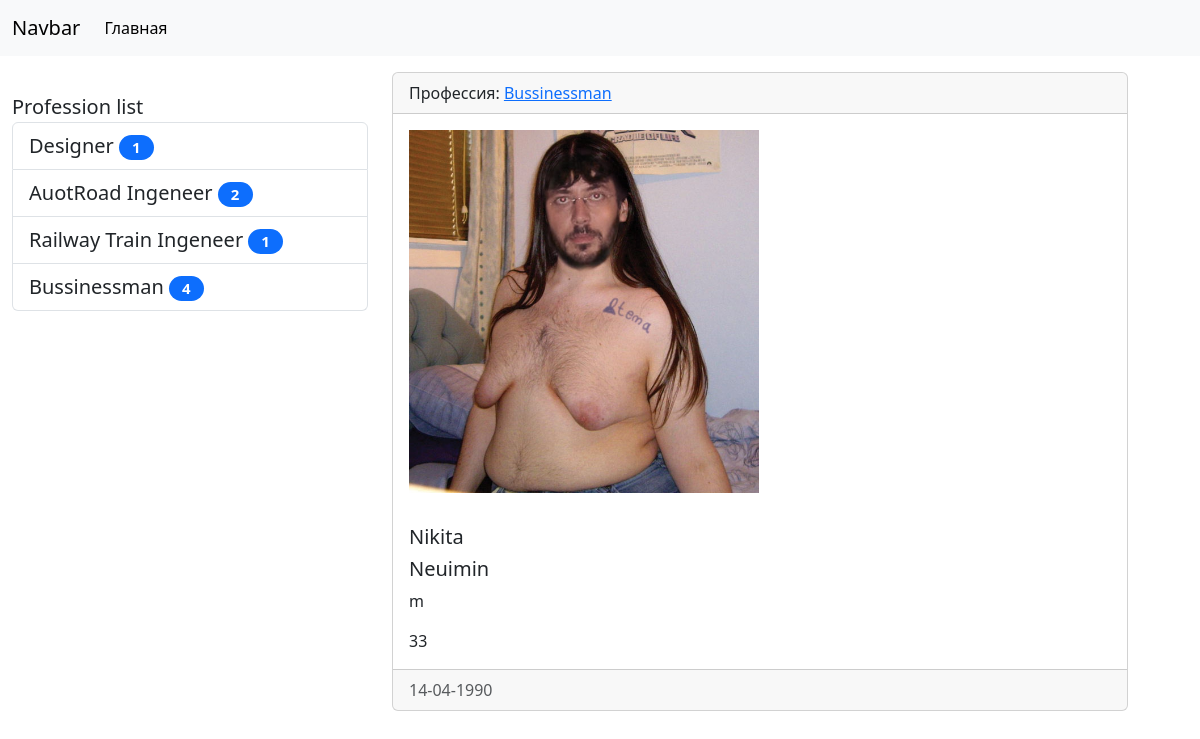
The app's page /human/4 with its own data.
### main/models.py (models this page shows, shortened)
class Profession(models.Model):
    title = models.CharField(max_length=100, db_index=True, verbose_name='Профессия')
    def get_absolut_url(self):
        return reverse_lazy('profession', kwargs={'pk': self.pk})
    class Meta:
        verbose_name = 'Профессия'
        verbose_name_plural = 'Профессии'
        ordering = ['title']

class Human(models.Model):
    human_choices = {'m': 'male',
                     'f': 'female'}
    name = models.CharField(max_length=50, verbose_name='Имя')
    last_name = models.CharField(max_length=50, verbose_name='Фамилия')
    sex = models.CharField(max_length=1, choices=human_choices, verbose_name='Пол')
    age = models.IntegerField(verbose_name='Возраст')
    born_at = models.DateField(verbose_name='Дата рождения')
    photo = models.ImageField(upload_to='media/%Y/%m/%d', null=True, default='Null', verbose_name='Фото')
    profession = models.ForeignKey('profession', on_delete=models.PROTECT, null=True, verbose_name='Профессия')
    class Meta:
        verbose_name = "Человек"
        verbose_name_plural = "Люди"
        ordering = ['-born_at']

### main/views.py (the view)
# urls.py: path('human/<int:pk>', ViewHuman.as_view(), name='view_human'),
class ViewHuman(DetailView):
    model = Human
    template_name = 'NewsProject/view_human.html'
    context_object_name = 'human_item'

### main/templatetags/newsproject_tags.py (called while the page is built)
@register.simple_tag(name='get_list_professions')
def get_professions():
    return Profession.objects.all()

@register.inclusion_tag('NewsProject/List_professions.html')
def show_professions(arg1='Profession', arg2='list'):
    professions = Profession.objects.annotate(cnt=Count('human')).filter(cnt__gt=0)
    return {'professions': professions, 'arg1': arg1, 'arg2': arg2}

### main/templates/NewsProject/view_human.html (shortened to what this page needs)
{% extends 'base.html' %}
{% block sidebar %}
{% include 'inc/_sidebar.html' %}
{% endblock %}
{% block content %}
<div class="card mb-3">
    <div class="card-header">
        Профессия: <a href="{{ human_item.profession.get_absolut_url }}">{{ human_item.profession.title }}</a>
    </div>
    <div class="card-body">
        {% if human_item.photo %}
        <img src="{{ human_item.photo.url }}" class='mr-3' width='350' alt="Photo">
        {% else %}
        <h6>Фото отсутствует</h6>
        {% endif %}
    </div>
    <div class="card-body">
        {% autoescape off %}
        <h5 class="card-title">{{ human_item.name }}</h5>
        {% endautoescape %}
        <h5 class="card-title">{{ human_item.last_name }}</h5>
        <p class="card-text">{{ human_item.sex }}</p>
        <p class="card-text">{{ human_item.age }}</p>
    </div>
    <div class="card-footer text-body-secondary">
        {{ human_item.born_at|date:'d-m-Y' }}
    </div>
</div>
{% endblock %}

### main/templates/NewsProject/List_professions.html
{% load newsproject_tags %}
<div class="list-group" style="height: 20px; margin-top: 20px; font-size: 20;">
    {{ arg1 }} {{ arg2 }}
    {% for pr in professions %}
    <a href="{{ pr.get_absolut_url }}" class="list-group-item list-group-item-action">{{ pr.title }}<span
            class="badge bg-primary rounded-pill"
            style="width: 35px; color: wight; margin-left: 5px;">{{ pr.cnt }}</span></a>
    {% endfor %}
</div>

### NewsProject/static/css/style.css (style rules this page uses)
body { backgroundcolor = #ccc; }

### records on screen
Profession: title "Designer", cnt "1"
Profession: title "AuotRoad Ingeneer", cnt "2"
Profession: title "Railway Train Ingeneer", cnt "1"
Profession: title "Bussinessman", cnt "4"
Human: profession "Bussinessman", photo (picture), name "Nikita", last_name "Neuimin", sex "m", age "33", born_at "14-04-1990"

### other values on screen
{{ arg1 }} "Profession"
{{ arg2 }} "list"
